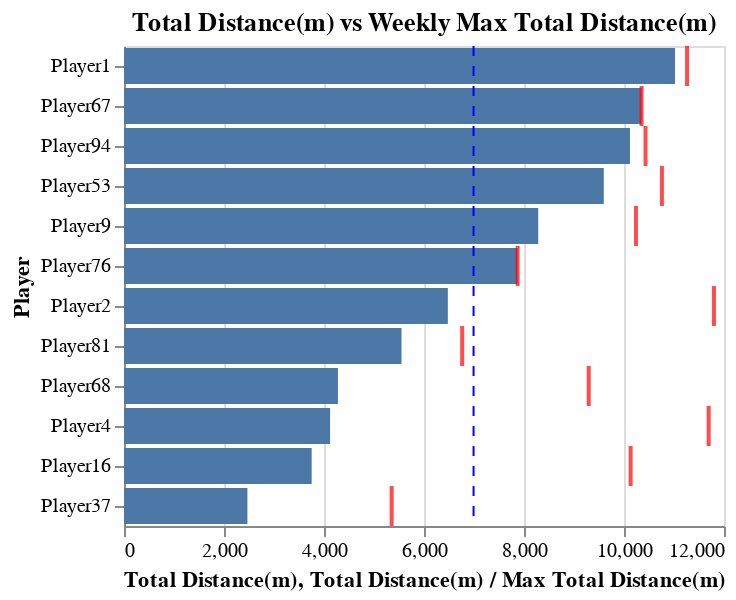

The cell this chart's notebook holds for it:
### Code cell
combined_chart

### Figure 1 — Vega-Lite specification as saved in the notebook (floating-point values rounded to 4 significant figures)
{"config": {"view": {"continuousWidth": 300, "continuousHeight": 300}}, "layer": [{"mark": {"type": "bar"}, "encoding": {"tooltip": [{"field": "Player", "type": "nominal"}, {"field": "Total Distance(m)", "type": "quantitative"}, {"field": "Max Total Distance(m)", "type": "quantitative"}], "x": {"field": "Total Distance(m)", "title": "Total Distance(m)", "type": "quantitative"}, "y": {"field": "Player", "sort": ["Player1", "Player67", "Player94", "Player53", "Player9", "Player76", "Player2", "Player81", "Player68", "Player4", "Player16", "Player37"], "title": "Player", "type": "nominal"}}}, {"mark": {"type": "tick", "color": "red", "size": 20, "thickness": 2}, "encoding": {"x": {"field": "Max Total Distance(m)", "title": "Total Distance(m) / Max Total Distance(m)", "type": "quantitative"}, "y": {"field": "Player", "sort": ["Player1", "Player67", "Player94", "Player53", "Player9", "Player76", "Player2", "Player81", "Player68", "Player4", "Player16", "Player37"], "title": "Player", "type": "nominal"}}}, {"data": {"name": "data-b888ba0dd0fe4868463cadaeb8d3546b"}, "mark": {"type": "rule", "color": "blue", "strokeDash": [5, 5]}, "encoding": {"x": {"field": "Avg Total Distance(m)", "type": "quantitative"}}}], "data": {"name": "data-dc4ccd6a05b6e7f0b66ad34211657eb1"}, "title": "Total Distance(m) vs Weekly Max Total Distance(m)", "$schema": "https://vega.github.io/schema/vega-lite/v5.17.0.json", "datasets": {"data-dc4ccd6a05b6e7f0b66ad34211657eb1": [{"Player": "Player1", "Total Distance(m)": 11020.0, "Max Total Distance(m)": 11260.0}, {"Player": "Player67", "Total Distance(m)": 10350.0, "Max Total Distance(m)": 10350.0}, {"Player": "Player94", "Total Distance(m)": 10120.0, "Max Total Distance(m)": 10430.0}, {"Player": "Player53", "Total Distance(m)": 9596.0, "Max Total Distance(m)": 10760.0}, {"Player": "Player9", "Total Distance(m)": 8285.0, "Max Total Distance(m)": 10240.0}, {"Player": "Player76", "Total Distance(m)": 7873.0, "Max Total Distance(m)": 7873.0}, {"Player": "Player2", "Total Distance(m)": 6477.0, "Max Total Distance(m)": 11800.0}, {"Player": "Player81", "Total Distance(m)": 5550.0, "Max Total Distance(m)": 6763.0}, {"Player": "Player68", "Total Distance(m)": 4279.0, "Max Total Distance(m)": 9295.0}, {"Player": "Player4", "Total Distance(m)": 4121.0, "Max Total Distance(m)": 11690.0}, {"Player": "Player16", "Total Distance(m)": 3753.0, "Max Total Distance(m)": 10130.0}, {"Player": "Player37", "Total Distance(m)": 2468.0, "Max Total Distance(m)": 5354.0}], "data-b888ba0dd0fe4868463cadaeb8d3546b": [{"Avg Total Distance(m)": 6991.0}]}}
